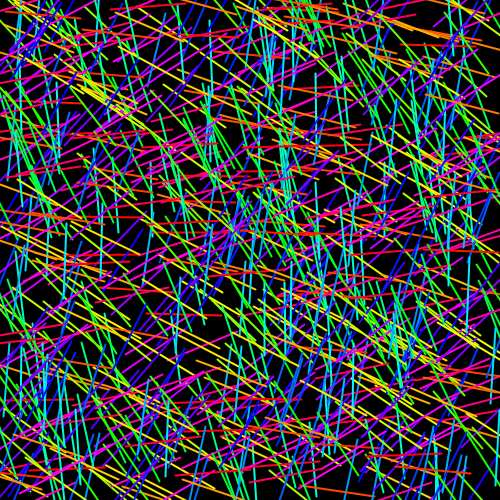
Frame 1 (no input)
Frame 60 (the mouse pressed at the canvas centre just before this capture): identical to frame 1, image omitted
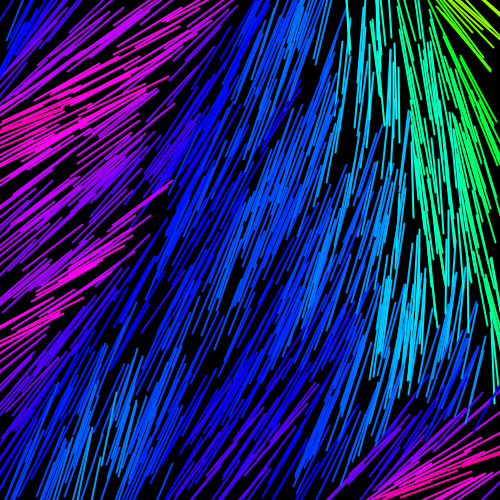
Frame 120 (the mouse held since frame 60 and released just before this capture)

The Processing sketch that drew these frames (run headless with seeded random() and noise(); from frame 60 on, the mouse is pressed at the canvas centre):

// Processing sketch: processing_157847
// ── processing_157847.pde

// mp corcuff août 2014
// galanis: discussion de l'entropie de segments aléatoires
// constitution d'un arraylist de segments aléatoires
// puis réarrangement par rotation des segments qui intersectent chaque segment

ArrayList<Segment> s;
float l=75;
int nmax=1000;

void setup()
{
  size(500,500);
  background(0);
  colorMode(HSB);
  strokeWeight(2);
  smooth(8);
  s=new ArrayList<Segment>();
  while(s.size()<=nmax)
  {
    s.add(new Segment(new PVector(random(width),random(height)),random(0,PI)));
  }
  rendu();
}

void draw()
{
 if (mousePressed)
 {
   update();
   rendu();
 }
}

void rendu()
{
  background(0);
  for(int i=0;i<s.size();i++)
  {
    float ang=s.get(i).angle;
    float x=s.get(i).milieu.x;
    float y=s.get(i).milieu.y;
    float x1=x+(l/2)*cos(ang);
    float y1=y+(l/2)*sin(ang);
    float x2=x+(l/2)*cos(ang+PI);
    float y2=y+(l/2)*sin(ang+PI);
    float c=map(ang,0,PI,0,255);
    stroke(c,255,255);
    line(x1,y1,x2,y2);
  }
}

void update()
{
  for(int i=0;i<s.size();i++)
  {
    for(int j=0;(j<s.size());j++)
    {
      float d=PVector.dist(s.get(i).milieu,s.get(j).milieu);
      if (d<=l)
      {
        // on teste si j intersecte i et on change sa pente si oui
        boolean test=false; 
        float xa=(s.get(j).milieu).x;
        float ya=(s.get(j).milieu).y;
        float xb=(s.get(i).milieu).x;
        float yb=(s.get(i).milieu).y;
        float pa=tan(s.get(j).angle);
        float pb=tan(s.get(i).angle);
        float x_inter=(yb-ya+pa*xa-pb*xb)/(pa-pb);
        float y_inter=ya+pa*(x_inter-xa);
        PVector inter=new PVector(x_inter,y_inter);
        if (PVector.dist(s.get(i).milieu,inter)<=l/2){test=true;}
        if (test)
          {
            float ang_i=s.get(i).angle;
            float ang_j=s.get(j).angle;
            if (ang_j>ang_i)
            {
              if (ang_j-ang_i>PI/2){s.get(j).angle=(ang_j+.05+PI)%PI;}
              else {s.get(j).angle=(ang_j-.05+PI)%PI;}
            }
            else
            {
              if (ang_i-ang_j>PI/2){s.get(j).angle=(ang_j-.05+PI)%PI;}
              else {s.get(j).angle=(ang_j+.05+PI)%PI;}
            }
         }
       }
     }
  }
}

class Segment
{
  PVector milieu;
  float angle;
  // Constructor
  Segment(PVector tempMilieu,float tempAngle)
  {
    milieu=tempMilieu;
    angle=tempAngle;
  }
}
